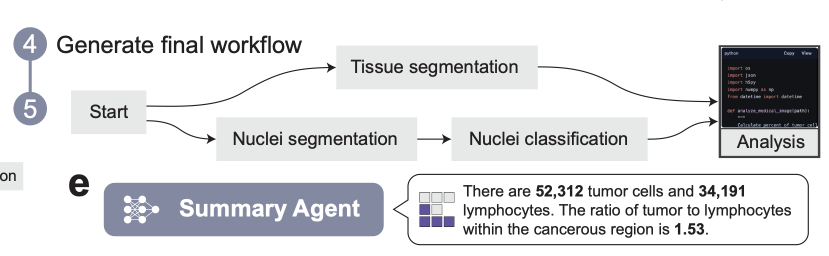
#> input picture NC_samples/huangzhi_sample1.png, 1658 x 512 px (shown at 1/2 size)
$ python generate_masks.py --image-dir ../NC_samples --output-dir out
#> lines starting #> are read from the running program, lines starting #| are printed output that depends on the picture; after the words box and inside, x2 and y2 are one past the last pixel; in counts of white or black regions, pixels touching at a corner belong together
#!/usr/bin/env python3
"""
批量推理脚本 — 用分割模型对测试集图像生成预分割 mask
============================================================
使用方式:
  1. 修改下方 MODEL_INFERENCE_FUNC 为你自己的模型推理逻辑
  2. 准备好图像目录
  3. 运行: python generate_masks.py --image-dir /path/to/images --output-dir /path/to/masks

模型推理接口约定:
  def predict(image_path: str) -> np.ndarray:
      # 返回二值 mask, shape=(H,W), dtype=uint8, 值 0/255
      return binary_mask

依赖: pip install opencv-python numpy
"""

import os
import sys
import argparse
import time
import json
from pathlib import Path
import cv2
import numpy as np


# ============================================================
# ★★★ 用户必须修改此函数为自己的模型推理逻辑 ★★★
# ============================================================

def model_inference(image_path: str) -> np.ndarray:
    """
    模型推理接口: 输入图像路径, 输出二值 mask (0/255, uint8)

    示例: 加载预训练的 PyTorch 模型进行推理

    TODO: 替换为你自己的模型
    """
    # ---- 示例实现 ----
    img = cv2.imread(image_path, cv2.IMREAD_GRAYSCALE)
    if img is None:
        raise FileNotFoundError(f"Cannot read: {image_path}")

    H, W = img.shape

    # ====== 在此处替换为你自己的推理代码 ======
    # 示例: 简单阈值分割 (仅用于测试工具链)
    _, binary = cv2.threshold(img, 0, 255, cv2.THRESH_BINARY + cv2.THRESH_OTSU)

    # [24 lines of commented-out code are left out]

    return binary


# ============================================================
# 批量推理
# ============================================================

def _natural_key(path: Path) -> tuple:
    """自然排序键"""
    import re
    name = path.stem
    return tuple(int(s) if s.isdigit() else s.lower() for s in re.split(r'(\d+)', name))


def find_images(image_dir: str, extensions=(".png", ".jpg", ".jpeg", ".bmp", ".tif", ".tiff")):
    """递归查找所有图像文件 (自然排序)"""
#> called with image_dir = '../NC_samples', extensions = ('.png', '.jpg', '.jpeg', '.bmp')
    image_dir = Path(image_dir).expanduser().resolve()
    images = []
    for ext in extensions:
        images.extend(image_dir.rglob(f"*{ext}"))
        images.extend(image_dir.rglob(f"*{ext.upper()}"))
#> pass 2 of the loop in find_images, `for ext in extensions:`:
    return sorted(set(images), key=_natural_key)


def run_batch_inference(
    image_dir: str,
    output_dir: str,
    extensions: tuple = (".png", ".jpg", ".jpeg", ".bmp"),
    skip_existing: bool = True,
    trim_suffixes: tuple = (),
) -> list:
    """
    批量推理

    参数:
        image_dir: 图像目录
        output_dir: mask 输出目录
        skip_existing: 是否跳过已存在的 mask
        trim_suffixes: 文件名中要去掉的后缀 (如 '_image', '_img')

    返回:
        list[dict]: 每个文件的推理结果
    """
    images = find_images(image_dir, extensions)
    output_dir = Path(output_dir).expanduser().resolve()
    output_dir.mkdir(parents=True, exist_ok=True)

    print(f"Found {len(images)} images in {image_dir}")
    print(f"Output directory: {output_dir}")
    print("-" * 55)

    results = []
    total_time = 0.0

    for i, img_path in enumerate(images):
        # 生成 mask 文件名
        stem = img_path.stem
        for sfx in trim_suffixes:
            if stem.endswith(sfx):
                stem = stem[:-len(sfx)]

        mask_name = f"{stem}_mask.png"
        mask_path = output_dir / mask_name

        if skip_existing and mask_path.exists():
            print(f"[{i+1:4d}/{len(images)}] SKIP (exists): {mask_name}")
            results.append({
                "image": str(img_path),
                "mask": str(mask_path),
                "status": "skipped",
                "time_seconds": 0.0,
            })
            continue

        # 推理
        t0 = time.time()
        try:
            mask = model_inference(str(img_path))
#> in model_inference, `img = cv2.imread(image_path, cv2.IMREAD_GRAYSCALE)`:
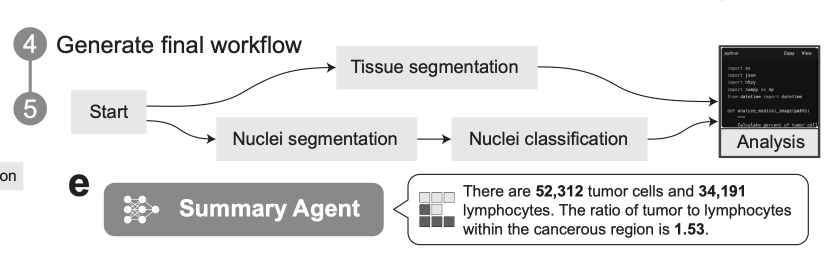
#> img: shape (512, 1658) (shown at 1/2 size); min 2, max 255, mean 223.6
#> in model_inference, `_, binary = cv2.threshold(img, 0, 255, cv2.THRESH_BINARY + cv2.THRESH_..`:
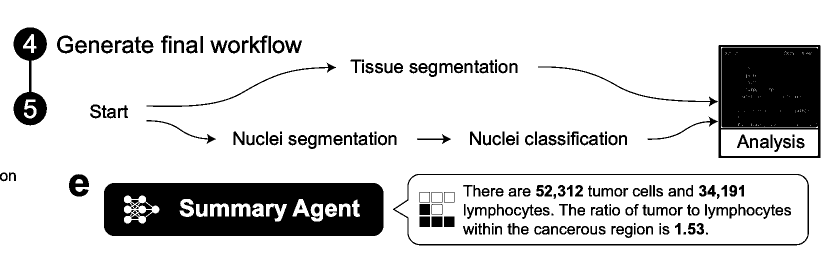
#> binary: shape (512, 1658) (shown at 1/2 size); 83.9% white; 244 black regions (15 under 20 px), largest, box (x1, y1, x2, y2) and area: (208, 366, 767, 472) 50234, (1437, 90, 1641, 316) 35058, (27, 55, 94, 251) 6304
            t_elapsed = time.time() - t0
            cv2.imwrite(str(mask_path), mask)
            total_time += t_elapsed

            mask_pixels = int((mask > 128).sum())
#> mask_pixels = 712098
            print(f"[{i+1:4d}/{len(images)}] OK  {mask_name}  "
                  f"({t_elapsed:.2f}s, mask_px={mask_pixels})")
#| [   1/2] OK  huangzhi_sample1_mask.png  (0.06s, mask_px=712098)

            results.append({
                "image": str(img_path),
                "mask": str(mask_path),
                "status": "ok",
                "time_seconds": round(t_elapsed, 2),
                "mask_pixels": mask_pixels,
            })
        except Exception as e:
            t_elapsed = time.time() - t0
            print(f"[{i+1:4d}/{len(images)}] ERR {mask_name}: {e}")
            results.append({
                "image": str(img_path),
                "mask": str(mask_path),
                "status": f"error: {e}",
                "time_seconds": round(t_elapsed, 2),
            })
#> pass 2 of the loop in run_batch_inference, `for i, img_path in enumerate(images):`:
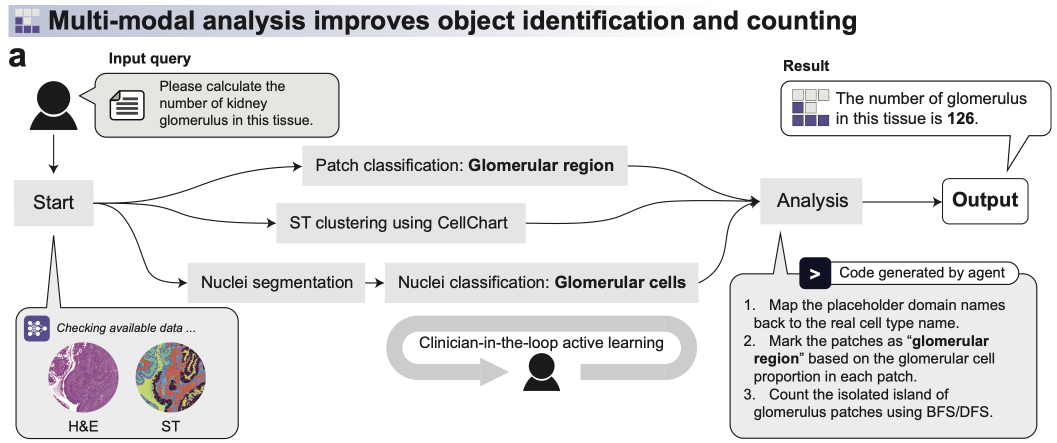
#> input picture NC_samples/huangzhi_sample10.png, 2114 x 886 px (shown at 1/2 size)
#> img: shape (886, 2114)
#> in model_inference (call 2), `_, binary = cv2.threshold(img, 0, 255, cv2.THRESH_BINARY + cv2.THRESH_..`:
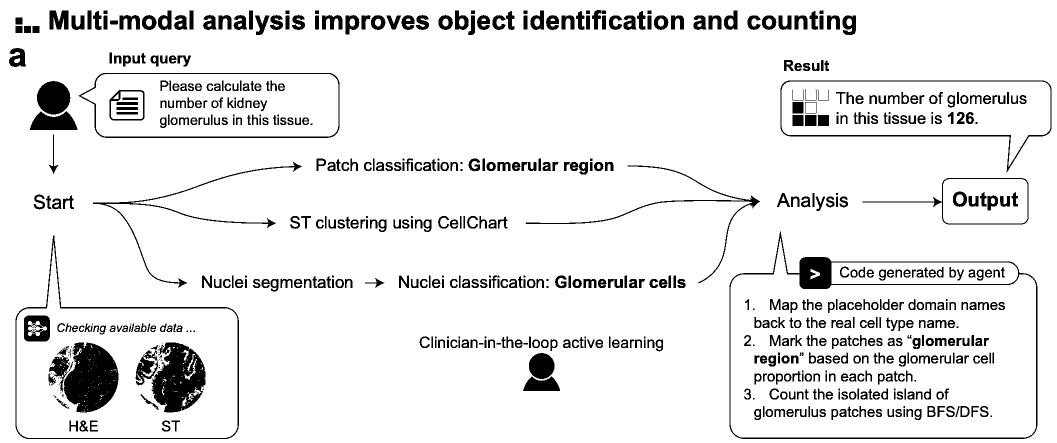
#> binary: shape (886, 2114) (shown at 1/2 size); 91.2% white; 715 black regions (99 under 20 px), largest, box (x1, y1, x2, y2) and area: (128, 685, 237, 825) 10940, (303, 685, 411, 825) 9781, (1459, 462, 2075, 878) 9471
#> mask_pixels = 1708535
#| [   2/2] OK  huangzhi_sample10_mask.png  (0.13s, mask_px=1708535)

    # 汇总
    n_ok = sum(1 for r in results if r["status"] == "ok")
#> n_ok = 2
    n_skip = sum(1 for r in results if r["status"] == "skipped")
#> n_skip = 0
    n_err = sum(1 for r in results if r["status"].startswith("error"))
#> n_err = 0

    print("=" * 55)
    print(f"Done: {n_ok} ok, {n_skip} skipped, {n_err} errors")
#| Done: 2 ok, 0 skipped, 0 errors
    print(f"Total inference time: {total_time:.1f}s")
    print(f"Masks saved to: {output_dir}")
    return results


# ============================================================
# CLI
# ============================================================

def main():
    parser = argparse.ArgumentParser(
        description="批量用分割模型生成预分割 mask"
    )
    parser.add_argument("--image-dir", required=True,
                        help="原始图像目录")
    parser.add_argument("--output-dir", required=True,
                        help="mask 输出目录")
    parser.add_argument("--extensions", nargs="+",
                        default=[".png", ".jpg", ".jpeg", ".bmp"],
                        help="图像扩展名 (默认 .png .jpg .jpeg .bmp)")
    parser.add_argument("--trim-suffixes", nargs="*", default=[],
                        help="从文件名中去掉的后缀 (如 _image)")
    parser.add_argument("--no-skip", action="store_true",
                        help="不跳过已存在的 mask (会覆盖)")
    parser.add_argument("--save-results", default=None,
                        help="保存推理结果摘要为 JSON")

    args = parser.parse_args()

    if not os.path.isdir(args.image_dir):
        print(f"ERROR: image-dir 不存在: {args.image_dir}")
        sys.exit(1)

    results = run_batch_inference(
        image_dir=args.image_dir,
        output_dir=args.output_dir,
        extensions=tuple(args.extensions),
        skip_existing=not args.no_skip,
        trim_suffixes=tuple(args.trim_suffixes),
    )
#> results = 2 items

    if args.save_results:
        with open(args.save_results, "w") as f:
            json.dump(results, f, indent=2)
        print(f"Results saved to: {args.save_results}")


if __name__ == "__main__":
    main()
